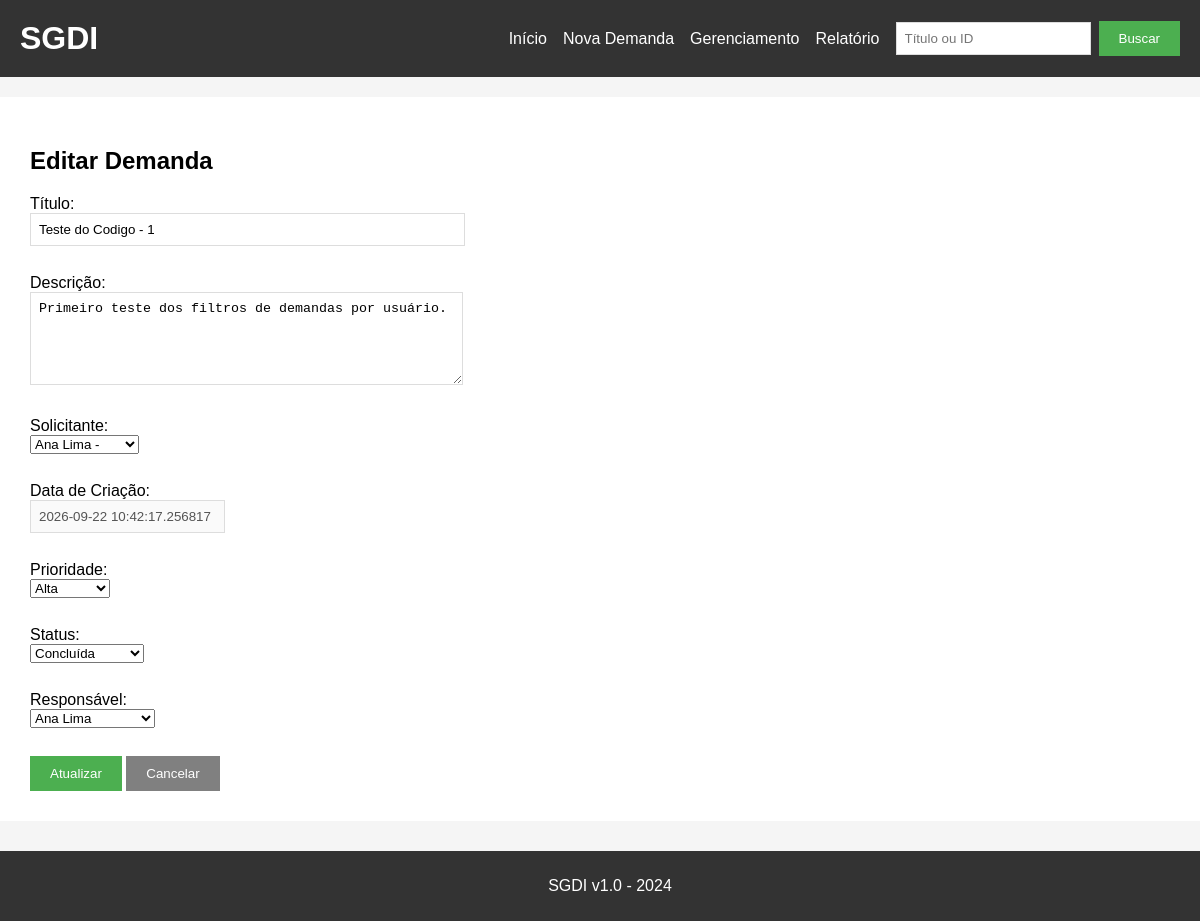
Screenshot of /editar/6 with the database file from the repository.
### tables this page shows
CREATE TABLE demandas (
    id INTEGER,
    titulo TEXT,
    descricao TEXT,
    solicitante TEXT,
    data_criacao TEXT,
    priority INTEGER DEFAULT 0
, usuario_id INTEGER, status TEXT DEFAULT 'aberta', responsible_id INTEGER, data_conclusao TEXT);

CREATE TABLE usuarios (
            id INTEGER PRIMARY KEY AUTOINCREMENT,
            nome TEXT,
            email TEXT,
            senha TEXT
        );

### app.py (the view, shortened to what this page needs)
@app.route('/editar/<id>', methods=['GET', 'POST'])
def editar(id):
    conn = get_db()
    usuarios = conn.execute(
        '''
        SELECT id, nome, email
        FROM usuarios
        ORDER BY nome
        '''
    ).fetchall()
    demanda = conn.execute(
        '''
        SELECT
            demandas.id,
            demandas.titulo,
            demandas.descricao,
            demandas.usuario_id,
            demandas.data_criacao,
            demandas.priority,
            demandas.status,
            demandas.responsible_id
        FROM demandas
        WHERE demandas.id = ?
        ''',
        (id,)
    ).fetchone()
    conn.close()
    if demanda is None:
        flash('Demanda não encontrada!')
        return redirect('/')
    return render_template(
        'editar.html',
        demanda=demanda,
        usuarios=usuarios
    )

### app.py (called while the page is built)
def get_db():
    caminho = app.config.get('DATABASE', 'demandas.db')
    conn = sqlite3.connect(caminho)
    conn.row_factory = sqlite3.Row
    preparar_banco(conn)
    return conn

### templates/editar.html (shortened to what this page needs)
{% extends "base.html" %}
{% block content %}
<h2>Editar Demanda</h2>
<form method="POST" action="/editar/{{ demanda[0] }}">
    <div>
        <label>Título:</label><br>
        <input
            type="text"
            name="titulo"
            value="{{ demanda[1] }}"
            size="50"
            required
        >
    </div>
    <br>
    <div>
        <label>Descrição:</label><br>
        <textarea
            name="descricao"
            rows="5"
            cols="50"
            required
        >{{ demanda[2] }}</textarea>
    </div>
    <br>
    <div>
        <label>Solicitante:</label><br>
        <select name="usuario_id" required>
            {% for usuario in usuarios %}
                <option
                    value="{{ usuario[0] }}"
                    {% if usuario[0] == demanda[3] %}
                        selected
                    {% endif %}
                >
                    {{ usuario[1] }} - {{ usuario[2] }}
                </option>
            {% endfor %}
        </select>
    </div>
    <br>
    <div>
        <label>Data de Criação:</label><br>
        <input
            type="text"
            value="{{ demanda[4] }}"
            disabled
        >
    </div>
    <br>
    <div>
        <label>Prioridade:</label><br>
        <select name="priority">
            <option
                value="3"
                {% if demanda[5] == 3 %}selected{% endif %}
            >
                Alta
            </option>
        </select>
    </div>
    <br>
    <div>
        <label>Status:</label><br>
        <select name="status">
            <option value="concluida" {% if demanda[6] == 'concluida' %}selected{% endif %}>Concluída</option>
        </select>
    </div>
    <br>
    <div>
        <label>Responsável:</label><br>
        <select name="responsible_id">
            {% for usuario in usuarios %}
                <option
                    value="{{ usuario[0] }}"
                    {% if usuario[0]|string == demanda[7]|string %}selected{% endif %}
                >
                    {{ usuario[1] }}
                </option>
            {% endfor %}
        </select>
    </div>
    <br>
    <button type="submit">
        Atualizar
    </button>
    <a href="/">
        <button type="button">
            Cancelar
        </button>
    </a>
</form>
{% endblock %}

### static/style.css (style rules this page uses)
body { font-family: Arial, sans-serif; background-color: #f5f5f5; padding: 0 0 80px; margin: 0; }
button { background-color: #4CAF50; color: white; padding: 10px 20px; border: none; cursor: pointer; }
button[type="button"] { background-color: #808080; }
form div { margin-bottom: 10px; }
input[type="text"], textarea { padding: 8px; border: 1px solid #ddd; }
textarea { resize: vertical; }

### templates/base.html (style rules this page uses)
body { margin: 0; }

### rows the page displays
demandas: titulo "Teste do Codigo - 1", descricao "Primeiro teste dos filtros de demandas por usuário.", usuario_id "Ana Lima -", data_criacao "2026-09-22 10:42:17.256817", priority "Alta", status "Concluída", responsible_id "Ana Lima"
